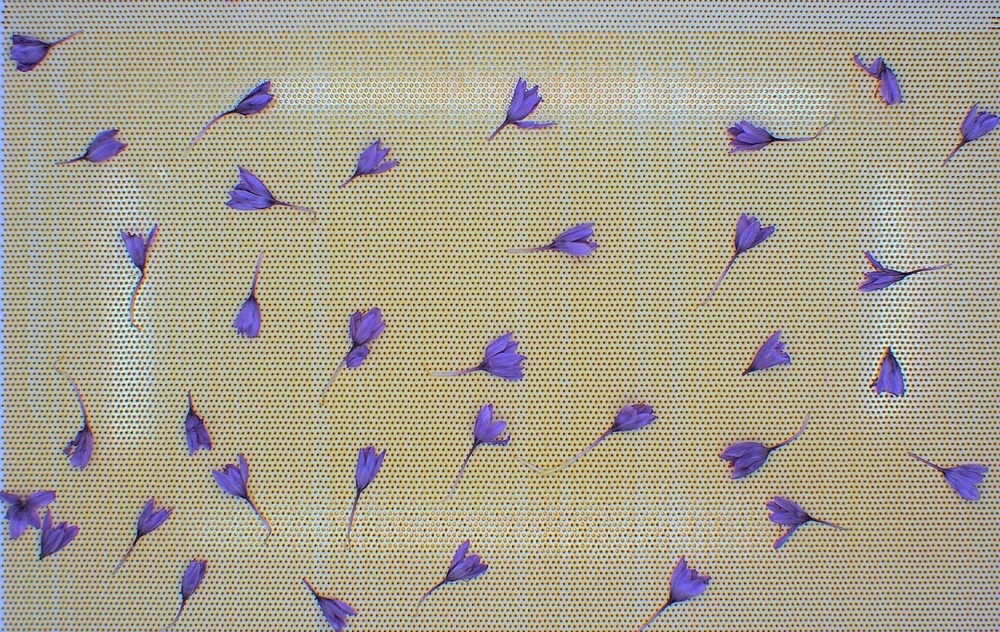
#> input picture HW3/HW3/Q3/saffrun.jpg, 1000 x 632 px, shrunk from 1290 x 815 before the run
$ jupyter execute Q3.ipynb   (older library calls are emulated)
#> lines starting #> are read from the running program, lines starting #| are printed output that depends on the picture; after the words box and inside, x2 and y2 are one past the last pixel; in counts of white or black regions, pixels touching at a corner belong together
[cell 1]
import cv2
import numpy as np
import matplotlib.pyplot as plt

[cell 2]
image_saffrun = cv2.imread('saffrun.jpg')
#> image_saffrun is the input picture: shape (632, 1000, 3); mean B, G, R 145.8, 163.3, 169.6
image_saffrun_gray = cv2.imread('saffrun.jpg', cv2.IMREAD_GRAYSCALE)
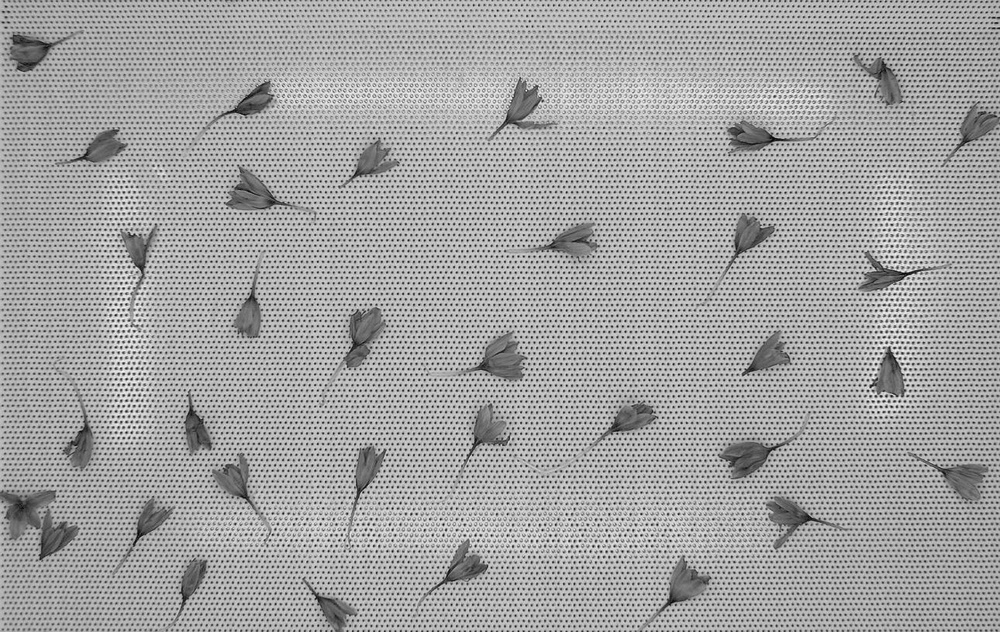
#> image_saffrun_gray: shape (632, 1000); min 2, max 254, mean 163.2
image_saffrun_rgb = cv2.cvtColor(image_saffrun, cv2.COLOR_BGR2RGB)

# Display the image using matplotlib
plt.imshow(image_saffrun_rgb)
plt.axis('off')  # Hide axis
plt.show()

[cell 3]
def remove_noise(image, threshold):
  # Apply FFT
#> called with threshold = 100
  f_transform = np.fft.fft2(image)
  f_shift = np.fft.fftshift(f_transform)

  # Compute magnitude spectrum for visualization
  magnitude_spectrum = 20 * np.log(np.abs(f_shift))
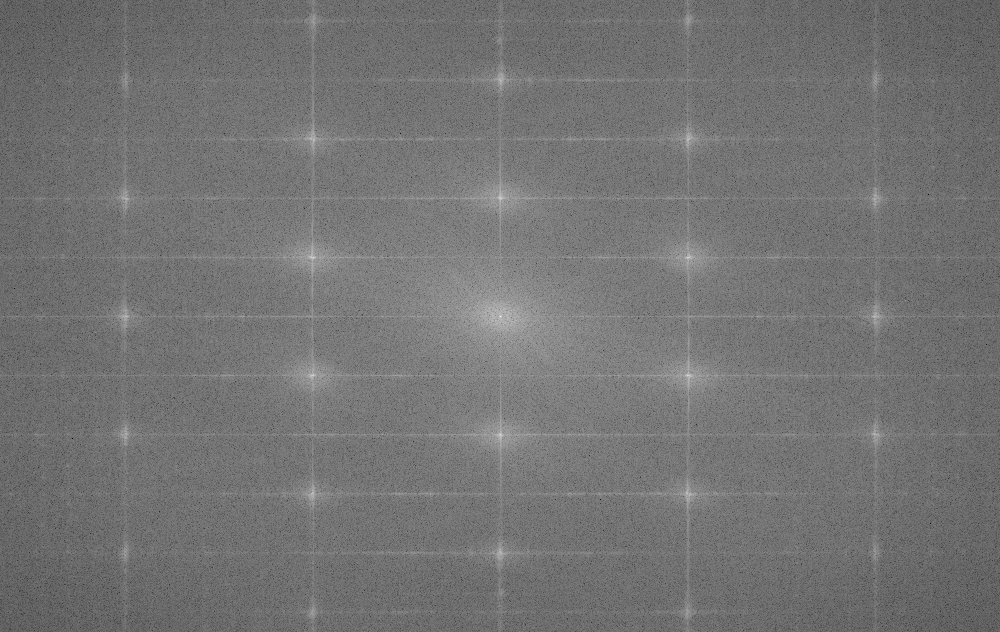
#> magnitude_spectrum: shape (632, 1000) float64; min 7.95, max 369, mean 172; drawn with min black and max white

  # Filter noise by thresholding (e.g., keep low-frequency components)
  rows, cols = image.shape
#> rows = 632; cols = 1000
  crow, ccol = rows // 2 , cols // 2  # Center coordinates
#> crow = 316; ccol = 500

  # Create a mask to filter noise frequencies
  mask = np.zeros((rows, cols), np.uint8)
  mask[crow-threshold:crow+threshold, ccol-threshold:ccol+threshold] = 1

  # Apply the mask to the frequency domain
  f_shift_filtered = f_shift * mask

  # Inverse FFT to obtain the denoised image
  denoised_transform = np.fft.ifftshift(f_shift_filtered)
  denoised_image = np.fft.ifft2(denoised_transform).real
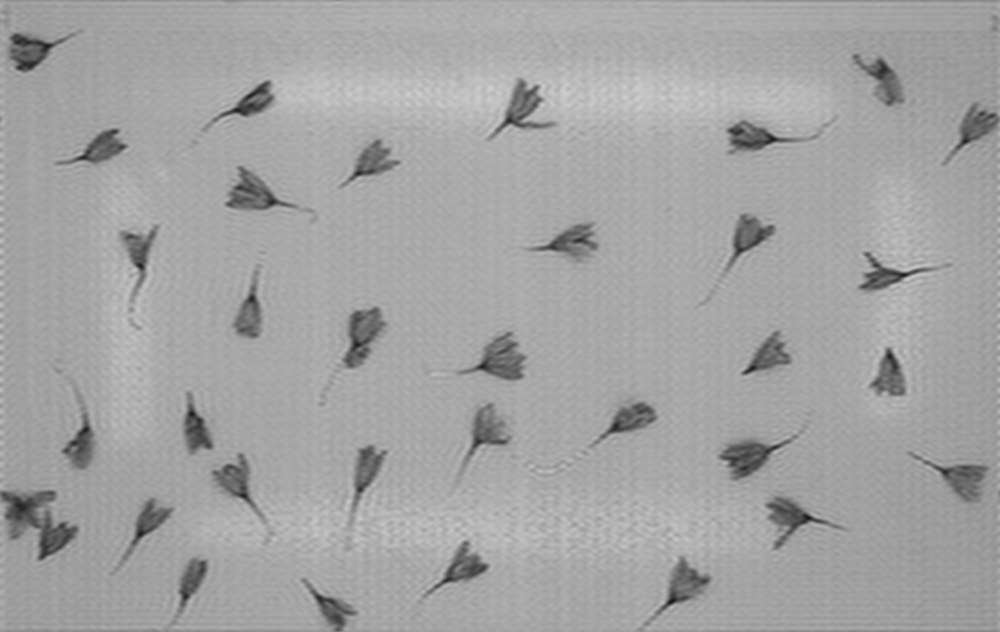
#> denoised_image: shape (632, 1000) float64; min 19.55, max 206, mean 163.2

  return magnitude_spectrum, mask, denoised_image

[cell 4]
# Set the threshold for noise filtering (adjust as needed)
threshold = 100

# Remove noise
magnitude_spectrum, mask, denoised_image_suffrun = remove_noise(image_saffrun_gray, threshold)
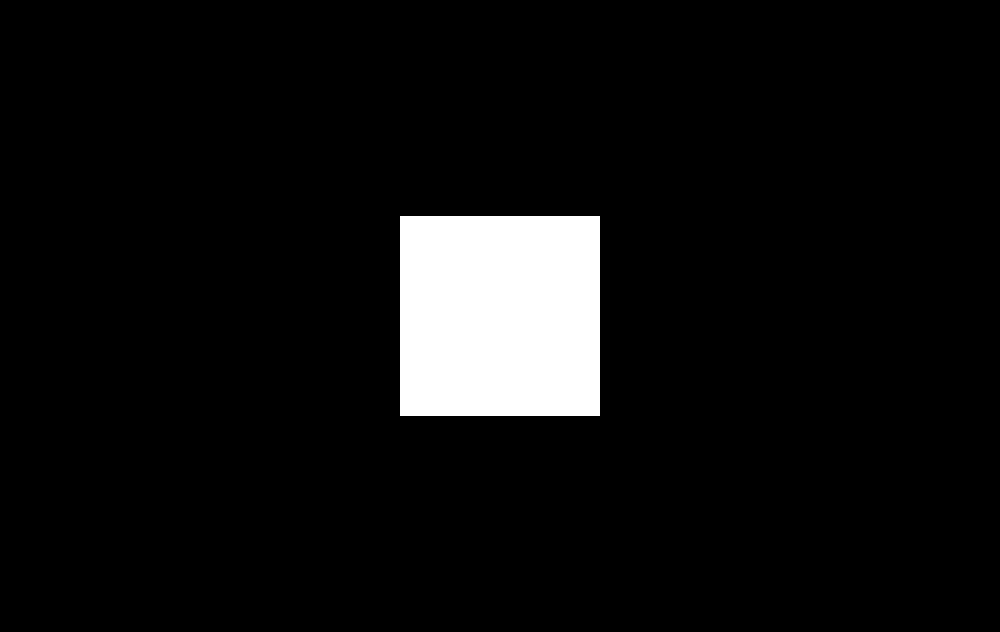
#> mask: shape (632, 1000); values 0 (black) and 1 (white), 6.3% white; 1 white region, box (x1, y1, x2, y2) and area: (400, 216, 600, 416) 40000

# Plotting
plt.figure(figsize=(10, 5))
plt.imshow(magnitude_spectrum, cmap='gray')
plt.title('Magnitude Spectrum')
plt.axis('off')
plt.show()

plt.figure(figsize=(10, 5))
plt.imshow(mask, cmap='gray')
plt.title('Filter Mask')
plt.axis('off')
plt.show()

plt.figure(figsize=(20, 10))

plt.subplot(1, 2, 1)
plt.imshow(image_saffrun_gray, cmap='gray')
plt.title('Original Image')
plt.axis('off')

plt.subplot(1, 2, 2)
plt.imshow(denoised_image_suffrun, cmap='gray')
plt.title('Denoised Image')
plt.axis('off')

plt.show()

[cell 5]
# Apply Canny edge detection
canny_image_suffrun = cv2.Canny(np.uint8(denoised_image_suffrun), 50, 100)
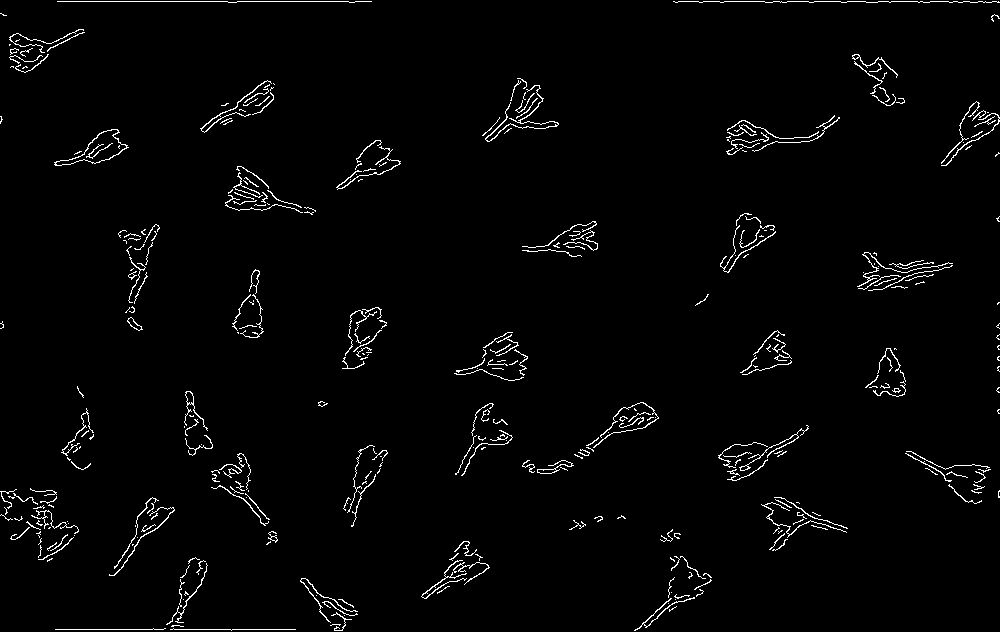
#> canny_image_suffrun: shape (632, 1000); 2.1% white in thin lines or dots

# Plotting
plt.figure(figsize=(12, 6))

plt.subplot(1, 2, 1)
plt.imshow(denoised_image_suffrun, cmap='gray')
plt.title('Denoised Image')
plt.axis('off')

plt.subplot(1, 2, 2)
plt.imshow(canny_image_suffrun, cmap='gray')
plt.title('Canny Edges')
plt.axis('off')

plt.show()

[cell 6]
# Calculate gradients in x and y directions using Sobel filter
gradient_x = cv2.Sobel(canny_image_suffrun, cv2.CV_64F, 1, 0, ksize=3)
gradient_y = cv2.Sobel(canny_image_suffrun, cv2.CV_64F, 0, 1, ksize=3)

# Compute magnitude and direction of gradients
magnitude = np.sqrt(gradient_x**2 + gradient_y**2)
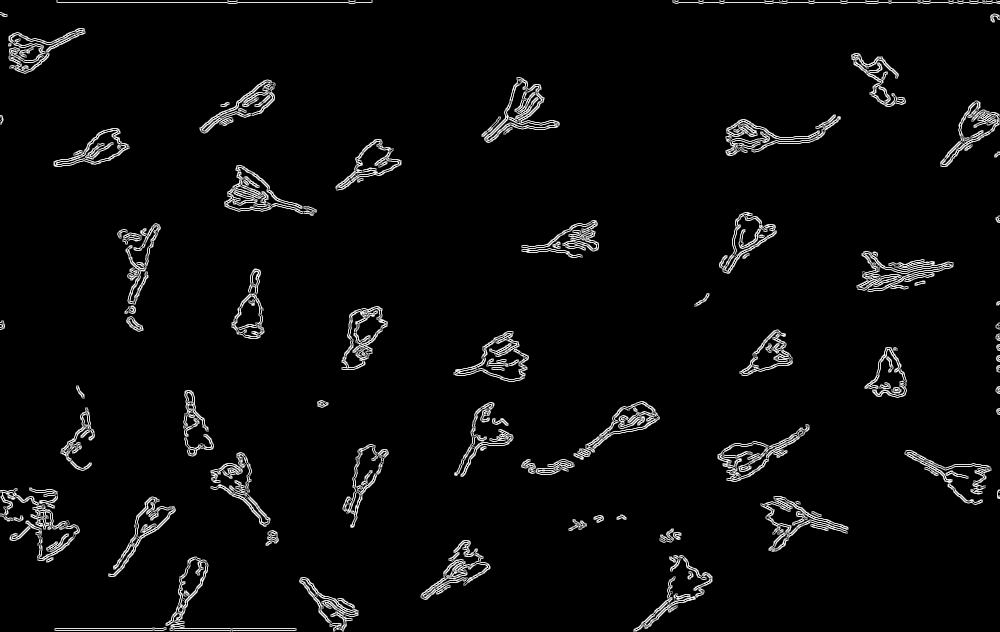
#> magnitude: shape (632, 1000) float64; min 0, max 1140.4, mean 44.3; drawn with min black and max white
direction = np.arctan2(gradient_y, gradient_x)
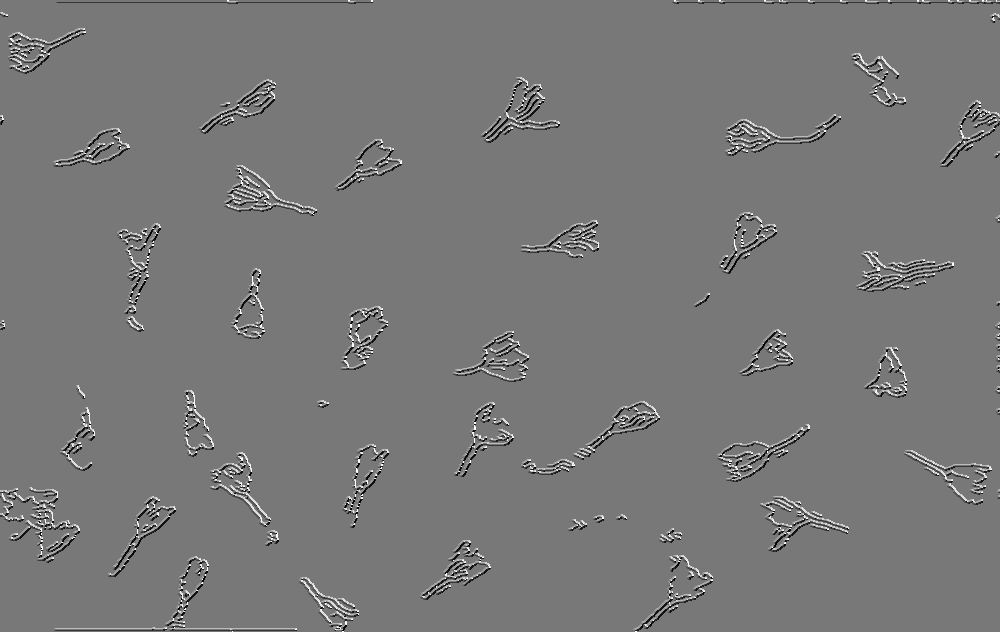
#> direction: shape (632, 1000) float64; min -2.82, max 3.14, mean -0.00206; drawn with min black and max white

# Display magnitude and direction using plt
plt.figure(figsize=(12, 6))

plt.subplot(1, 2, 1)
plt.imshow(magnitude, cmap='gray')
plt.title('Gradient Magnitude')
plt.axis('off')

plt.subplot(1, 2, 2)
plt.imshow(direction, cmap='gray')
plt.title('Gradient Direction')
plt.axis('off')

plt.show()
